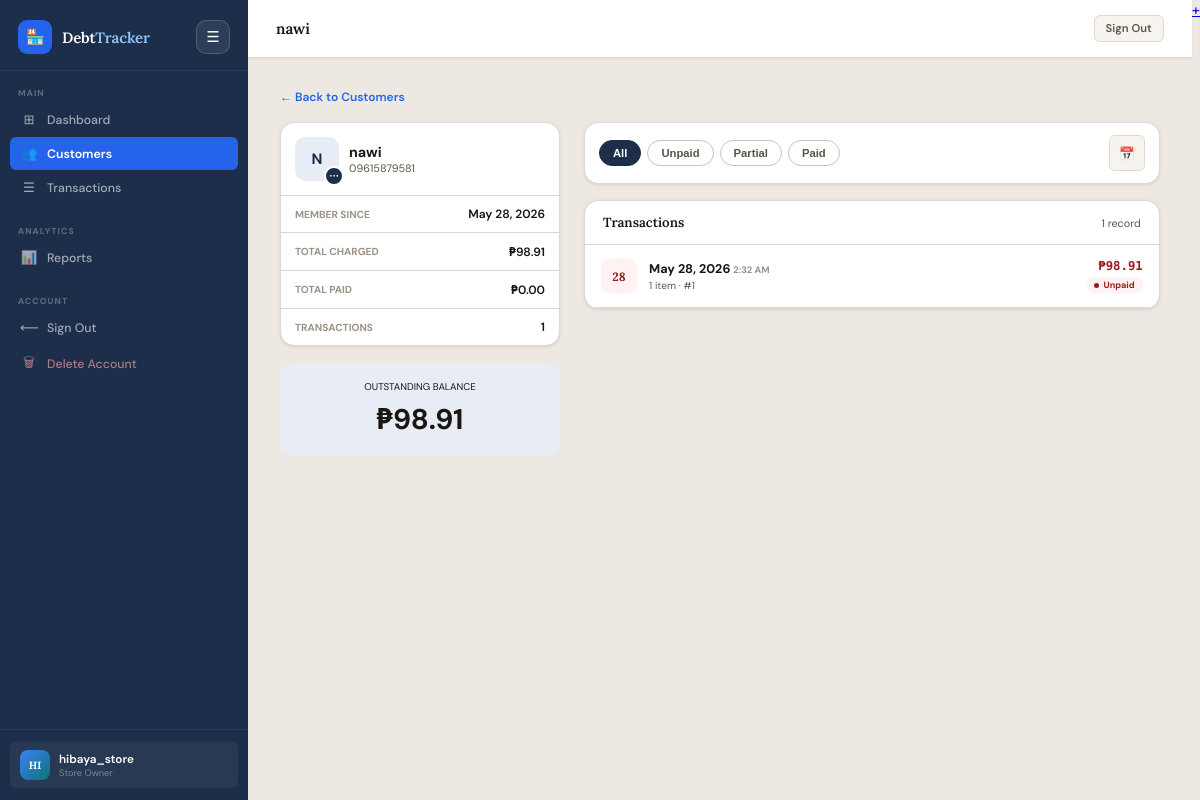
Screenshot of /customers/1/ (signed in) with the database file from the repository.
### tracker/models.py (models this page shows, shortened)
class Customer(models.Model):
    owner = models.ForeignKey(User, on_delete=models.CASCADE, related_name='customers')
    name = models.CharField(max_length=100)
    phone = models.CharField(max_length=20, blank=True, null=True)
    notes = models.TextField(blank=True, null=True)
    created_at = models.DateTimeField(default=timezone.now)
    class Meta:
        ordering = ['name']
    def total_balance(self):
        total = Decimal('0')
        for txn in self.transactions.all():
            total += txn.remaining_balance()
        return total
    def total_charged(self):
        return sum(t.total_amount() for t in self.transactions.all()) or Decimal('0')
    def total_paid(self):
        return sum(t.total_paid() for t in self.transactions.all()) or Decimal('0')
    def transaction_count(self):
        return self.transactions.count()
    def is_high_debt(self):
        return self.total_balance() >= 500

class Transaction(models.Model):
    STATUS_CHOICES = [
        ('unpaid', 'Unpaid'),
        ('partial', 'Partially Paid'),
        ('paid', 'Fully Paid'),
    ]
    customer = models.ForeignKey(Customer, on_delete=models.CASCADE, related_name='transactions')
    date = models.DateField(default=timezone.now)
    time = models.TimeField(default=default_transaction_time)
    notes = models.TextField(blank=True, null=True)
    status = models.CharField(max_length=10, choices=STATUS_CHOICES, default='unpaid')
    promise_date = models.DateField(blank=True, null=True)
    promise_time = models.TimeField(blank=True, null=True)
    receipt_token = models.CharField(max_length=36, unique=True, blank=True)
    created_at = models.DateTimeField(auto_now_add=True)
    class Meta:
        ordering = ['-date', '-created_at']
    def total_amount(self):
        return sum(item.subtotal() for item in self.items.all()) or Decimal('0')
    def total_paid(self):
        result = self.payments.aggregate(models.Sum('amount'))['amount__sum']
        return result or Decimal('0')
    def remaining_balance(self):
        return self.total_amount() - self.total_paid()

class TransactionItem(models.Model):
    UNIT_CHOICES = [
        ('qty', 'Qty'),
        ('kg', 'Kg'),
    ]
    transaction = models.ForeignKey(Transaction, on_delete=models.CASCADE, related_name='items')
    item_name = models.CharField(max_length=200)
    quantity = models.DecimalField(max_digits=8, decimal_places=2, default=1)
    unit = models.CharField(max_length=3, choices=UNIT_CHOICES, default='qty')
    price = models.DecimalField(max_digits=10, decimal_places=2)
    def subtotal(self):
        return self.quantity * self.price

### tracker/views.py (the view)
# urls.py: path('customers/<int:pk>/', views.customer_detail, name='customer_detail'),
@login_required
def customer_detail(request, pk):
    customer = get_object_or_404(Customer, pk=pk, owner=request.user)
    transactions = customer.transactions.prefetch_related('items', 'payments').all()
    date_from = request.GET.get('date_from', '')
    date_to = request.GET.get('date_to', '')
    status_filter = request.GET.get('status', '')
    if date_from:
        transactions = transactions.filter(date__gte=date_from)
    if date_to:
        transactions = transactions.filter(date__lte=date_to)
    if status_filter:
        transactions = transactions.filter(status=status_filter)
    context = {
        'customer': customer,
        'transactions': transactions,
        'balance': customer.total_balance(),
        'total_charged': customer.total_charged(),
        'total_paid': customer.total_paid(),
        'is_high': customer.is_high_debt(),
        'date_from': date_from,
        'date_to': date_to,
        'status_filter': status_filter,
        'active_nav': 'customers',
    }
    return render(request, 'tracker/customer_detail.html', context)

### tracker/templates/tracker/customer_detail.html (shortened to what this page needs)
{% extends 'tracker/base.html' %}
{% block topbar_title %}{{ customer.name }}{% endblock %}
{% block content %}
<div class="profile-wrapper">
    <div style="margin-bottom:16px;">
        <a href="{% url 'customer_list' %}" class="back-link">
            ← Back to Customers
        </a>
    </div>
    <div class="profile-grid">
        <div class="profile-sidebar">
            <div class="info-card">
                <div class="info-card-header">
                    <div class="avatar-menu-wrap" onclick="toggleCustMenu(event)" title="Options">
                      <div class="profile-avatar {% if is_high %}high{% endif %}"
                          style="background:{% if is_high %}var(--danger-bg){% else %}var(--navy-light){% endif %};
                          color:{% if is_high %}var(--danger){% else %}var(--navy){% endif %};">
                          {{ customer.name|slice:":1"|upper }}
                      </div>
                      <div class="avatar-dots-badge">⋯</div>
                    </div>
                    <div>
                        <div class="profile-name">
                            {{ customer.name }}
                        </div>
                        <div class="profile-phone">
                            {% if customer.phone %}
                                {{ customer.phone }}
                            {% else %}
                                No phone
                            {% endif %}
                        </div>
                    </div>
                </div>
                <div class="info-row">
                    <span class="info-key">Member since</span>
                    <span class="info-val">{{ customer.created_at|date:"M d, Y" }}</span>
                </div>
                <div class="info-row">
                    <span class="info-key">Total charged</span>
                    <span class="info-val">₱{{ total_charged|floatformat:2 }}</span>
                </div>
                <div class="info-row">
                    <span class="info-key">Total paid</span>
                    <span class="info-val">₱{{ total_paid|floatformat:2 }}</span>
                </div>
                <div class="info-row">
                    <span class="info-key">Transactions</span>
                    <span class="info-val">{{ customer.transaction_count }}</span>
                </div>
            </div>
            <div class="balance-box">
                <div class="balance-lbl">
                    Outstanding Balance
                </div>
                <div class="balance-val">
                    ₱{{ balance|floatformat:2 }}
                </div>
            </div>
        </div>
        <div class="profile-content">
            <form method="get" id="filterForm">
              <div class="filter-bar card" style="margin-bottom:16px;">
                <div class="filter-top">
                  <div class="status-chips">
                    <button type="button" class="chip {% if not status_filter %}chip-active{% endif %}" onclick="setStatus('')">All</button>
                    <button type="button" class="chip chip-unpaid {% if status_filter == 'unpaid' %}chip-active{% endif %}" onclick="setStatus('unpaid')">Unpaid</button>
                    <button type="button" class="chip chip-partial {% if status_filter == 'partial' %}chip-active{% endif %}" onclick="setStatus('partial')">Partial</button>
                    <button type="button" class="chip chip-paid {% if status_filter == 'paid' %}chip-active{% endif %}" onclick="setStatus('paid')">Paid</button>
                  </div>
                  <button type="button" class="date-toggle-btn {% if date_from or date_to %}date-toggle-active{% endif %}" onclick="toggleDateRange()" id="dateToggleBtn" title="Date range">
                    &#128197;{% if date_from or date_to %} &#10003;{% endif %}
                  </button>
                </div>
              </div>
            </form>
            <div class="card">
                <div class="card-header">
                    <h3>Transactions</h3>
                    <span style="font-size:0.72rem;color:var(--text-2);">{{ transactions|length }} record{{ transactions|length|pluralize }}</span>
                </div>
                {% if transactions %}
                    {% for txn in transactions %}
                    <a href="{% url 'transaction_detail' txn.pk %}" style="display:flex;align-items:center;gap:12px;padding:13px 16px;border-bottom:1px solid var(--border);text-decoration:none;color:inherit;transition:background 0.1s;" onmouseover="this.style.background='var(--surface-2)'" onmouseout="this.style.background=''">
                        <div class="avatar {% if txn.status == 'paid' %}paid{% elif txn.status == 'partial' %}partial{% else %}high{% endif %}" style="width:36px;height:36px;font-size:0.8rem;border-radius:10px;flex-shrink:0;">
                            {{ txn.date|date:"d" }}
                        </div>
                        <div style="flex:1;min-width:0;">
                            <div style="font-size:0.84rem;font-weight:700;">{{ txn.date|date:"M d, Y" }} <span style="color:var(--text-3);font-size:0.75em;">{{ txn.time|time:"g:i A" }}</span></div>
                            <div style="font-size:0.68rem;color:var(--text-2);margin-top:2px;">{{ txn.items.count }} item{{ txn.items.count|pluralize }} · #{{ txn.pk }}</div>
                        </div>
                        <div style="text-align:right;flex-shrink:0;">
                            <div style="font-family:var(--mono);font-size:0.82rem;font-weight:700;color:{% if txn.remaining_balance > 0 %}var(--danger){% else %}var(--success){% endif %};">
                                {% if txn.status == 'paid' %}—{% else %}₱{{ txn.remaining_balance|floatformat:2 }}{% endif %}
                            </div>
                            {% if txn.status == 'paid' %}<span class="status-pill status-paid" style="font-size:0.6rem;">Paid</span>
                            {% elif txn.status == 'partial' %}<span class="status-pill status-partial" style="font-size:0.6rem;">Partial</span>
                            {% else %}<span class="status-pill status-unpaid" style="font-size:0.6rem;">Unpaid</span>{% endif %}
                        </div>
                    </a>
                    {% endfor %}
                {% else %}
                <div class="empty-state">
                    <div style="font-size:2rem;margin-bottom:10px;">📋</div>
                    <p>No transactions found.</p>
                </div>
                {% endif %}
            </div>
        </div>
    </div>
</div>
{% endblock %}
{% block fab %}
<a href="{% url 'new_transaction_for_customer' customer.pk %}" class="fab-global" title="New Transaction for {{ customer.name }}">+</a>
{% endblock %}

### tracker/templates/tracker/base.html (shortened to what this page needs)
<!DOCTYPE html>
<html lang="en">
<head>
</head>
<body>
  <aside class="sidebar" id="sidebar">
    <div class="sb-brand-wrap">
      <a href="{% url 'dashboard' %}" class="sb-brand">
        <div class="sb-logo">🏪</div>
        <div class="sb-name">Debt<span>Tracker</span></div>
      </a>
      <button type="button" class="sidebar-toggle" onclick="toggleSidebar()">☰</button>
    </div>
    <div class="sb-section">
      <div class="sb-section-label">Main</div>
      <a href="{% url 'dashboard' %}" class="sb-link {% if active_nav == 'dashboard' %}active{% endif %}"><span class="sb-icon">⊞</span> Dashboard</a>
      <a href="{% url 'customer_list' %}" class="sb-link {% if active_nav == 'customers' %}active{% endif %}"><span class="sb-icon">👥</span> Customers</a>
      <a href="{% url 'transaction_list' %}" class="sb-link "><span class="sb-icon">☰</span> Transactions</a>
    </div>
    <div class="sb-section">
      <div class="sb-section-label">Analytics</div>
      <a href="{% url 'reports' %}" class="sb-link {% if active_nav == 'reports' %}active{% endif %}"><span class="sb-icon">📊</span> Reports</a>
    </div>
    <div class="sb-section">
      <div class="sb-section-label">Account</div>
      <a href="{% url 'logout' %}" class="sb-link"><span class="sb-icon">⟵</span> Sign Out</a>
      <a href="{% url 'delete_account' %}" class="sb-link" style="color:rgba(252,165,165,0.65);"><span class="sb-icon">🗑</span> Delete Account</a>
    </div>
    <div class="sb-user">
      <div class="sb-user-inner">
        <div class="sb-avatar">{{ request.user.username|slice:":2"|upper }}</div>
        <div><div class="sb-uname">{{ request.user.username }}</div><div class="sb-urole">Store Owner</div></div>
      </div>
    </div>
  </aside>
  <div class="app-main">
    <header class="topbar">
      <div class="tb-left">
        <span class="tb-title">{% block topbar_title %}DebtTracker{% endblock %}</span>
      </div>
      <div class="tb-right">
        <a href="{% url 'logout' %}" class="btn btn-ghost btn-sm">Sign Out</a>
      </div>
    </header>
    <main class="page-content">{% block content %}{% endblock %}</main>
  </div>
  {% block fab %}{% endblock %}
</body>
</html>

### tracker/templates/tracker/customer_detail.html (style rules this page uses)
.profile-wrapper { width:100%; }
.profile-grid { display:flex; gap:24px; align-items:flex-start; width:100%; }
.profile-sidebar { width:280px; flex-shrink:0; display:flex; flex-direction:column; gap:16px; }
.profile-content { flex:1; min-width:0; }
.info-card { background:var(--surface); border:1px solid var(--border); border-radius:var(--r-lg); overflow:hidden; box-shadow:var(--shadow-sm); }
.info-card-header { padding:14px; border-bottom:1px solid var(--border); display:flex; align-items:center; gap:10px; }
.profile-avatar { width:44px; height:44px; border-radius:11px; display:flex; align-items:center; justify-content:center; font-weight:700; flex-shrink:0; }
.profile-name { font-size:0.95rem; font-weight:700; }
.profile-phone { font-size:0.72rem; color:var(--text-2); }
.info-row { padding:10px 14px; border-bottom:1px solid var(--border); display:flex; justify-content:space-between; align-items:center; gap:10px; }
.info-row:last-child { border-bottom:none; }
.info-key { font-size:0.68rem; text-transform:uppercase; font-weight:700; color:var(--text-3); }
.info-val { font-size:0.8rem; font-weight:600; }
.balance-box { background:var(--navy-light); border-radius:var(--r-lg); padding:18px; text-align:center; }
.balance-lbl { font-size:0.65rem; text-transform:uppercase; margin-bottom:6px; }
.balance-val { font-size:1.9rem; font-weight:700; }
.filter-bar { padding:12px 14px; }
.filter-top { display:flex; align-items:center; gap:8px; }
.status-chips { display:flex; gap:6px; flex:1; flex-wrap:nowrap; overflow-x:auto; scrollbar-width:none; -webkit-overflow-scrolling:touch; }
.chip { flex-shrink:0; padding:6px 13px; border-radius:20px; font-size:0.75rem; font-weight:600; border:1.5px solid var(--border-2); background:var(--surface); color:var(--text-2); cursor:pointer; transition:all 0.13s; white-space:nowrap; }
.chip-active { background:var(--navy); color:#fff; border-color:var(--navy); }
.date-toggle-btn { flex-shrink:0; width:36px; height:36px; border-radius:var(--r-sm); background:var(--surface-2); border:1.5px solid var(--border); font-size:0.85rem; cursor:pointer; display:flex; align-items:center; justify-content:center; transition:all 0.13s; }
.avatar-menu-wrap { position:relative; cursor:pointer; display:inline-block; }
.avatar-menu-wrap .profile-avatar { user-select:none; }
.avatar-dots-badge { position:absolute; bottom:-5px; right:-5px; width:20px; height:20px; background:var(--navy); color:#fff; border-radius:50%; border:2px solid var(--surface); display:flex; align-items:center; justify-content:center; font-size:0.65rem; font-weight:900; letter-spacing:0.05em; line-height:1; pointer-events:none; z-index:2; }

### rows the page displays
Customer: name "nawi", name "N", phone "09615879581", created_at "May 28, 2026", transaction_count "1"
Transaction: date "28", date "May 28, 2026", time "2:32 AM", items.count "1", pk "1", remaining_balance "98.91", status "Unpaid"

### other values shown
{{ request.user.username|slice:":2"|upper }} "HI"
{{ request.user.username }} "hibaya_store"
{{ total_charged|floatformat:2 }} "98.91"
{{ total_paid|floatformat:2 }} "0.00"
{{ balance|floatformat:2 }} "98.91"
{{ transactions|length }} "1"
